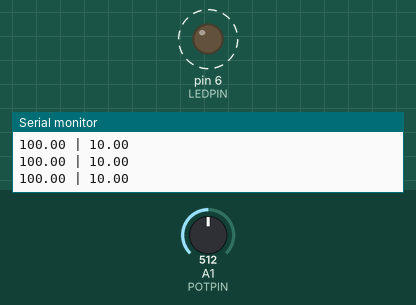
Bench run of a sketch on a simulated Arduino Uno, built with avr-gcc and run on an emulated ATmega328P. Shown: output pins drawn as LEDs (lit = HIGH), the last lines printed to the serial monitor. Dashed ring = blinking. The inputs (shaded band) are chosen by the test bench; at power-on: A1 (POTPIN) = 512.

Above: at 1.27 s.
1.3 s: A1 (POTPIN) set to 872
At 1.49 s:
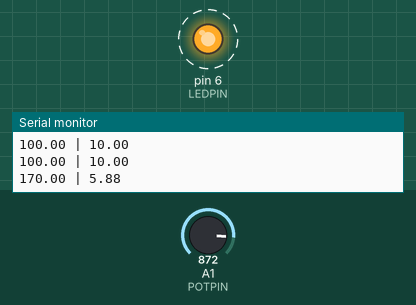
4.3 s: A1 (POTPIN) set to 891
7.3 s: A1 (POTPIN) set to 0
At 7.3 s:
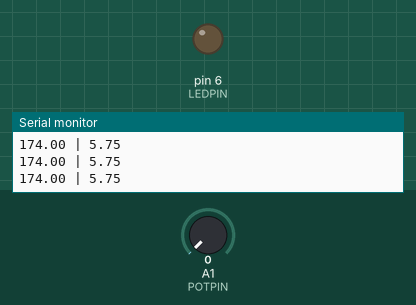
9.2 s: A1 (POTPIN) set to 9
12.2 s: A1 (POTPIN) set to 12
At 13.0 s:
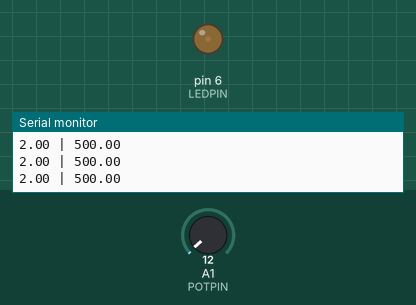
15.2 s: A1 (POTPIN) set to 122
At 15.38 s:
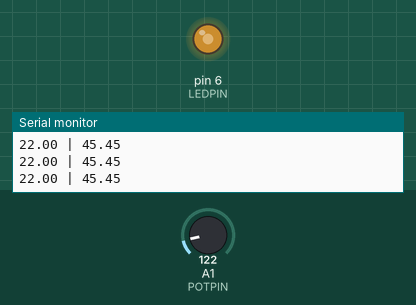
Timing chart, 0 to 19.2 s (numbered marks = the images above; inputs shaded):
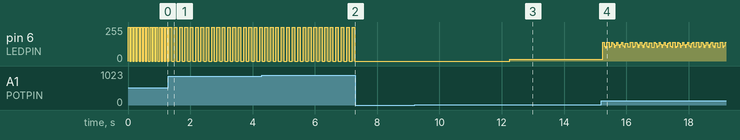

The sketch:

Exp6b.ino
```cpp
// #include “MapFloat.h”

#define LEDPIN 6
#define POTPIN A1

void setup(){
  pinMode(LEDPIN, OUTPUT);
  pinMode(POTPIN, INPUT);

  Serial.begin(9600);
}

void loop(){
  int potData = analogRead(POTPIN);

  // Serial.print("pot data: ");
  // Serial.print(potData);

  float delay_map = map(potData, 0, 1023, 0, 100.00);
  // Serial.print(" | mapped delay: ");
  Serial.print((2*delay_map));
  Serial.print(" | ");

  blink(delay_map);

  float freq = 1000.0/(2*delay_map);
  Serial.println(freq);
}

void blink(int blink_delay){
  digitalWrite(LEDPIN, HIGH);
  delay(blink_delay);
  digitalWrite(LEDPIN, LOW);
  delay(blink_delay);
}
```

Measured:
- after the input at 1.3 s, pin 6 (LEDPIN): alternates 255/255 for 0.09 s and 0/255 for 0.09 s, starting after 0.19 s
- after the input at 7.3 s, pin 6 (LEDPIN): stops changing and stays 0/255
- after the input at 12.2 s, pin 6 (LEDPIN): 0/255 → 15/255 after 0.05 s
- by itself, pin 6 (LEDPIN): alternates 255/255 for 0.05 s and 0/255 for 0.05 s
